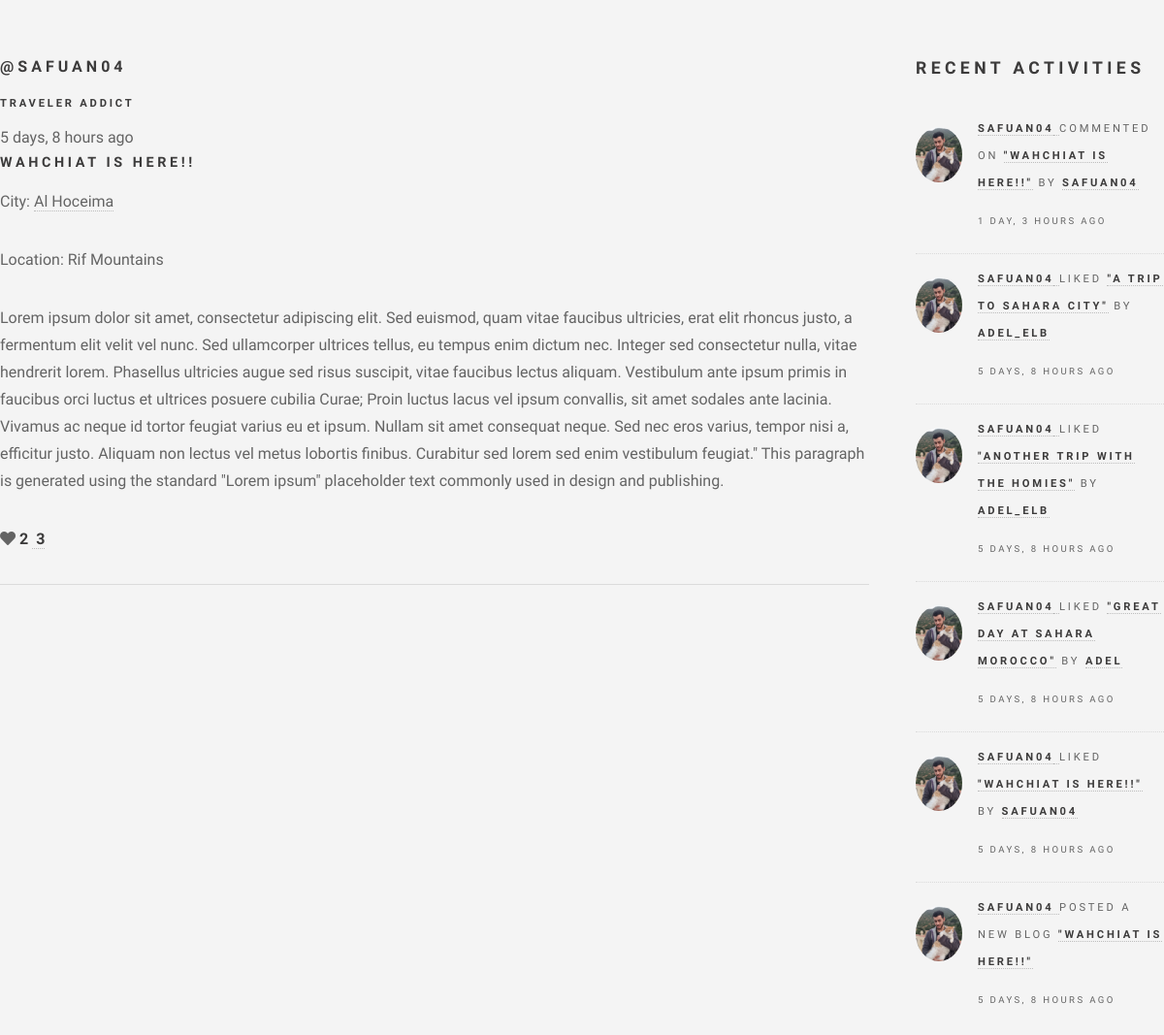
The app's page /profile/7/, older data.
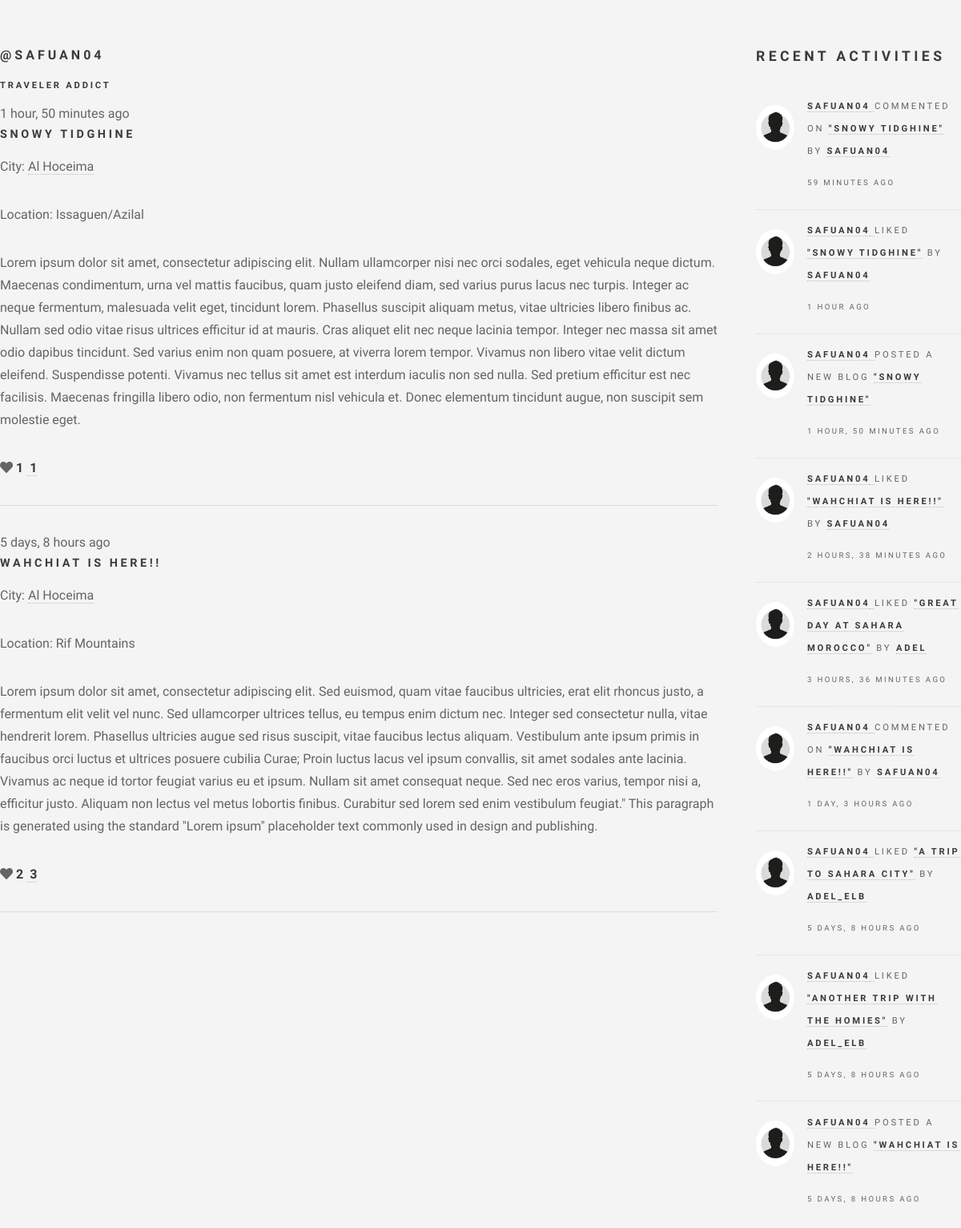
The same page, newer data.
### base/models.py (models this page shows, shortened)
class User(AbstractUser):
    name = models.CharField(max_length=200, null=True, blank=False)
    email = models.EmailField(unique=True, null=False, blank=False)
    bio = models.TextField(null=True, blank=True)
    avatar = models.ImageField(null=True, default="default.jpg")
    USERNAME_FIELD = 'email'
    REQUIRED_FIELDS = []

class BlogPost(models.Model):
    author = models.ForeignKey(User, on_delete=models.CASCADE, null=True)
    title = models.CharField(max_length=200)
    city = models.ForeignKey(City, on_delete=models.SET_NULL, null=True)
    specific_location = models.CharField(max_length=200, null=True, blank=True)
    description = models.TextField(null=False, blank=False)
    food = models.CharField(max_length=200, blank=True)
    food_rating = models.IntegerField(null=True, blank=True,
                                      validators=[MinValueValidator(1),
                                                  MaxValueValidator(5)])
    accommodation = models.CharField(max_length=200, blank=True)
    accommodation_rating = models.IntegerField(null=True, blank=True,
                                               validators=[MinValueValidator(1),
                                                           MaxValueValidator(5)])
    picture = models.ImageField(null=True, blank=True)
    likes = models.IntegerField(default=0)
    updated = models.DateTimeField(auto_now=True)
    created = models.DateTimeField(auto_now_add=True)
    class Meta:
        ordering = ['-created']
    def class_name(self) -> str:
        return self.__class__.__name__

class City(models.Model):
    name = models.CharField(max_length=200)
    def __str__(self) -> str:
        return self.name

class Comment(models.Model):
    user = models.ForeignKey(User, on_delete=models.CASCADE)
    blogPost = models.ForeignKey(BlogPost, on_delete=models.CASCADE)
    body = models.TextField()
    edited = models.BooleanField(default=False)
    updated = models.DateTimeField(auto_now=True)
    created = models.DateTimeField(auto_now_add=True)
    def class_name(self) -> str:
        return self.__class__.__name__

class Like(models.Model):
    user = models.ForeignKey(User, on_delete=models.CASCADE)
    blogPost = models.ForeignKey(BlogPost, on_delete=models.CASCADE)
    created = models.DateTimeField(auto_now_add=True)
    def class_name(self) -> str:
        return self.__class__.__name__

### base/views.py (the view)
# urls.py: path('profile/<str:pk>/', views.profilePage, name='profile'),
def profilePage(request, pk):
    user = User.objects.get(id=int(pk))
    posts_list = BlogPost.objects.filter(author__id=int(pk))
    user_comments = user.comment_set.all()
    user_likes = user.like_set.all()
    posts = paginatePosts(request, posts_list)
    postSetup(request, posts)
    activities = sortActivities(posts, user_likes, user_comments)
    context = {
        'title': 'Profile Page',
        'user': user,
        'posts': posts,
        'activities': activities[:10]
    }
    return render(request, 'profile.html', context)

### base/views.py (called while the page is built)
def postSetup(request, posts):
    for post in posts:
        post.comments = post.comment_set.all()
    user_likes = None;
    if request.user.is_authenticated:
        user_likes = Like.objects.filter(user=request.user)
    for post in posts:
        post.user_liked = user_likes.filter(blogPost=post).exists() if user_likes else False

def sortActivities(posts, likes, comments):
    activities = sorted(
        chain(posts, comments, likes),
        key=attrgetter('created'),
        reverse=True
    )
    return activities

def paginatePosts(request, posts):
    paginator = Paginator(posts, 3)
    page = request.GET.get('page', 1)
    custom_page = request.GET.get('page-input')
    if custom_page:
        page = custom_page
    posts = paginator.get_page(page)
    return posts

### base/templates/profile.html (shortened to what this page needs)
{% extends 'layout.html' %}
{% load static %}
{% block content %}
<div class="profile-container">
  <div class="user-posts">
    <h1><a href="{% url 'profile' user.id %}">@{{ user.username }}</a></h1>
    {% if user.bio %}
    <h5>{{ user.bio }}</h5>
    {% endif %}
    <div>
      {% for post in posts %}
      <div>
        <small>{{ post.created | timesince }} ago</small>
          <h3><a href="{% url 'blog' post.id %}">{{ post.title }}</a></h3>
          <p>City: <a href="{% url 'city-blogs' post.city.id %}">{{ post.city }}</a></p>
          <p>Location: {{ post.specific_location }}</p>
          <p>{{ post.description }}</p>
          <i class="fa fa-heart {% if post.user_liked %}liked{% endif %}" data-post-id="{{ post.id }}"></i>
          <b><span id="like-{{ post.id }}">{% if post.likes > 0 %}{{ post.likes }}{% endif %}</span>
          <a class="comment-link" href="{% url 'blog' post.id %}">
          <span>   {% if post.comments.count > 0 %}{{ post.comments.count }}{% endif %}</span></b></a>
          <hr>
      </div>
      {% endfor %}
    </div>
  </div>
  <div class="user-activities">
    {% include 'activity_feed.html' %}
  </div>
</div>
{% endblock content %}

### base/templates/layout.html (shortened to what this page needs)
<!DOCTYPE HTML>
{% load static %}
<html>
<head>
  <link rel="stylesheet" href="{% static 'styles/main.css' %}" />
  <link rel="stylesheet" href="{% static 'styles/pics.css' %}" />
</head>
<body class="is-preload">
    {% block content %}
    {% endblock %}
</body>
</html>

### base/templates/activity_feed.html
<section id="activity-feed">
  <header>
    <h2>Recent Activities</h2><br>
  </header>
  <section>
    <ul class="posts">
      {% for activity in activities %}
      {% if activity.class_name == 'Like' %}
      <li>
        <article>
          <header>
            <p><b><a href="{% url 'profile' activity.user.id %}">{{ activity.user.username }}</b>
            </a> Liked <b><a href="{% url 'blog' activity.blogPost.id %}">"{{ activity.blogPost.title }}"</a></b>
            by <b><a href="{% url 'profile' activity.blogPost.author.id %}">{{ activity.blogPost.author.username }}</b></a>
            </p>
            <time class="published">{{ activity.created | timesince }} ago</time>
          </header>
          <a href="{% url 'profile' activity.user.id %}" class="image circle"><img src="{{ activity.user.avatar.url }}"" alt="" /></a>
        </article>
      </li>
      {% elif activity.class_name == 'Comment' %}
      <li>
        <article>
          <header>
            <p><b><a href="{% url 'profile' activity.user.id %}">{{ activity.user.username }}</b>
            </a> Commented On <b><a href="{% url 'blog' activity.blogPost.id %}">"{{ activity.blogPost.title }}"</a></b>
            by <b><a href="{% url 'profile' activity.blogPost.author.id %}">{{ activity.blogPost.author.username }}</b></a>
            </p>
            <time class="published">{{ activity.created | timesince }} ago</time>
          </header>
          <a href="{% url 'profile' activity.user.id %}" class="image circle"><img src="{{ activity.user.avatar.url }}"" alt="" /></a>
        </article>
      </li>
      {% else %}
      <li>
        <article>
          <header>
            <p><b><a href="{% url 'profile' activity.author.id %}">{{ activity.author.username }}
            </a></b> Posted A New Blog <b><a href="{% url 'blog' activity.id %}">"{{ activity.title }}"</a></b>
            </p>
            <time class="published">{{ activity.created | timesince }} ago</time>
          </header>
          <a href="{% url 'profile' activity.author.id %}" class="image circle"><img src="{{ activity.author.avatar.url }}"" alt="" /></a>
        </article>
      </li>
      {% endif %}
      {% endfor %}
    </ul>
  </section>
</section>

### static/styles/main.css (style rules this page uses)
html, body, div, span, applet, object, iframe, h1, h2, h3, h4, h5, h6, p, blockquote, pre, a, abbr, acronym, address, big, cite, code, del, dfn, em, img, ins, kbd, q, s, samp, small, strike, strong, sub, sup, tt, var, b, u, i, center, dl, dt, dd, ol, ul, li, fieldset, form, label, legend, table, caption, tbody, tfoot, thead, tr, th, td, article, aside, canvas, details, embed, figure, figcaption, footer, header, hgroup, menu, nav, output, ruby, section, summary, time, mark, audio, video { margin: 0; padding: 0; border: 0; font-size: 100%; font: inherit; vertical-align: baseline; }
article, aside, details, figcaption, figure, footer, header, hgroup, menu, nav, section { display: block; }
body { line-height: 1; }
ol, ul { list-style: none; }
body { -webkit-text-size-adjust: none; }
body { -ms-overflow-style: scrollbar; }
html { box-sizing: border-box; }
*, *:before, *:after { box-sizing: inherit; }
body { background: #f4f4f4; }
body, input, select, textarea { color: #646464; font-family: "Source Sans Pro", Helvetica, sans-serif; font-size: 14pt; font-weight: 400; line-height: 1.75; }
@media screen and (max-width: 1680px) { body, input, select, textarea { font-size: 12pt; } }
@media screen and (max-width: 1280px) { body, input, select, textarea { font-size: 12pt; } }
a { -moz-transition: color 0.2s ease, border-bottom-color 0.2s ease; -webkit-transition: color 0.2s ease, border-bottom-color 0.2s ease; -ms-transition: color 0.2s ease, border-bottom-color 0.2s ease; transition: color 0.2s ease, border-bottom-color 0.2s ease; border-bottom: dotted 1px rgba(160, 160, 160, 0.65); color: inherit; text-decoration: none; }
a:before { -moz-transition: color 0.2s ease; -webkit-transition: color 0.2s ease; -ms-transition: color 0.2s ease; transition: color 0.2s ease; }
strong, b { color: #3c3b3b; font-weight: 700; }
em, i { font-style: italic; }
p { margin: 0 0 2em 0; }
h1, h2, h3, h4, h5, h6 { color: #3c3b3b; font-family: "Raleway", Helvetica, sans-serif; font-weight: 800; letter-spacing: 0.25em; line-height: 1.65; margin: 0 0 1em 0; text-transform: uppercase; }
h1 a, h2 a, h3 a, h4 a, h5 a, h6 a { color: inherit; border-bottom: 0; }
h2 { font-size: 1.1em; }
h3 { font-size: 0.9em; }
h5 { font-size: 0.7em; }
hr { border: 0; border-bottom: solid 1px rgba(160, 160, 160, 0.3); margin: 2em 0; }
.image { border: 0; display: inline-block; position: relative; }
.image img { display: block; }
ul { list-style: disc; margin: 0 0 2em 0; padding-left: 1em; }
ul li { padding-left: 0.5em; }
ul.posts { list-style: none; padding: 0; }
ul.posts li { border-top: dotted 1px rgba(160, 160, 160, 0.3); margin: 1.5em 0 0 0; padding: 1.5em 0 0 0; }
ul.posts li:first-child { border-top: 0; margin-top: 0; padding-top: 0; }
ul.posts article { display: -moz-flex; display: -webkit-flex; display: -ms-flex; display: flex; -moz-align-items: -moz-flex-start; -webkit-align-items: -webkit-flex-start; -ms-align-items: -ms-flex-start; align-items: flex-start; -moz-flex-direction: row-reverse; -webkit-flex-direction: row-reverse; -ms-flex-direction: row-reverse; flex-direction: row-reverse; }
ul.posts article .image { display: block; min-width: 4em; width: 4em; }
ul.posts article .image.circle img { display: block; border-radius: 50%; margin-right: 1em; min-width: 3em; width: 3em; }
ul.posts article .image img { width: 100%; }
ul.posts article header { -moz-flex-grow: 1; -webkit-flex-grow: 1; -ms-flex-grow: 1; flex-grow: 1; -ms-flex: 1; }
ul.posts article header .published { display: block; font-family: "Raleway", Helvetica, sans-serif; font-size: 0.6em; font-weight: 400; letter-spacing: 0.25em; margin: -0.625em 0 1.7em 0; text-transform: uppercase; }
ul.posts article header > :last-child { margin-bottom: 0; }
header p { font-family: "Raleway", Helvetica, sans-serif; font-size: 0.7em; font-weight: 400; letter-spacing: 0.25em; line-height: 2.5; margin-top: -1em; text-transform: uppercase; }
body { padding-top: 3.5em; }

### static/styles/pics.css (style rules this page uses)
#activity-feed { margin-left: 3em; min-width: 16em; width: 16em; }

### base/templates/profile.html (style rules this page uses)
.profile-container { display: grid; grid-template-columns: 3fr 1fr; }

Row changes from the older to the newer data that the page shows:
removed Like: user.username "SAFUAN04", blogPost "GREAT DAY AT SAHARA MOROCCO", blogPost.author.username "ADEL", created "5 DAYS, 8 HOURS", user.avatar (picture)
removed Like: user.username "SAFUAN04", blogPost "WAHCHIAT IS HERE!!", blogPost.author.username "SAFUAN04", created "5 DAYS, 8 HOURS", user.avatar (picture)
added BlogPost: created "1 hour, 50 minutes", title "SNOWY TIDGHINE", city "Al Hoceima", specific_location "Issaguen/Azilal", description "Lorem ipsum dolor sit amet, consectetur adipiscing elit. Nullam ullamcorper nisi nec orci sodales, eget vehicula neque dictum. Maecenas condimentum, urna vel mattis faucibus, quam justo eleifend diam, sed varius purus lacus nec turpis. Integer ac neque fermentum, malesuada velit eget, tincidunt lorem. Phasellus suscipit aliquam metus, vitae ultricies libero finibus ac. Nullam sed odio vitae risus ultrices efficitur id at mauris. Cras aliquet elit nec neque lacinia tempor. Integer nec massa sit amet odio dapibus tincidunt. Sed varius enim non quam posuere, at viverra lorem tempor. Vivamus non libero vitae velit dictum eleifend. Suspendisse potenti. Vivamus nec tellus sit amet est interdum…", likes "1", comments.count "1", author.username "SAFUAN04", created "1 HOUR, 50 MINUTES", author.avatar (placeholder picture)
changed BlogPost "5 days, 8 hours": author.avatar: picture removed, a placeholder shows
added Comment: user.username "SAFUAN04", blogPost "SNOWY TIDGHINE", blogPost.author.username "SAFUAN04", created "59 MINUTES", user.avatar (placeholder picture)
added Like: user.username "SAFUAN04", blogPost "SNOWY TIDGHINE", blogPost.author.username "SAFUAN04", created "1 HOUR", user.avatar (placeholder picture)
added Like: user.username "SAFUAN04", blogPost "WAHCHIAT IS HERE!!", blogPost.author.username "SAFUAN04", created "2 HOURS, 38 MINUTES", user.avatar (placeholder picture)
added Like: user.username "SAFUAN04", blogPost "GREAT DAY AT SAHARA MOROCCO", blogPost.author.username "ADEL", created "3 HOURS, 36 MINUTES", user.avatar (placeholder picture)
changed through a linked row, Comment "1 DAY, 3 HOURS": user.avatar: picture removed, a placeholder shows
changed through a linked row, Like "A TRIP TO SAHARA CITY": user.avatar: picture removed, a placeholder shows
changed through a linked row, Like "ANOTHER TRIP WITH THE HOMIES": user.avatar: picture removed, a placeholder shows
